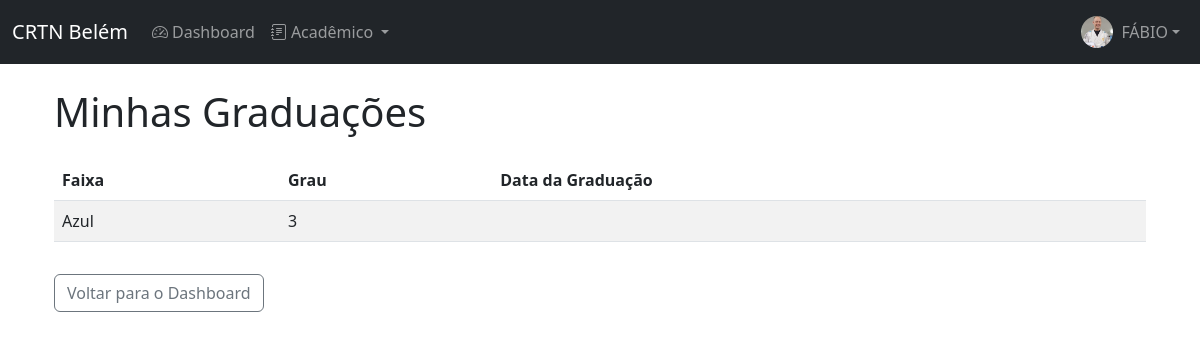
The app's page /aluno/graduacoes/ (signed in) with its own data.
### academia/models.py (models this page shows, shortened)
class User(AbstractUser):
    STATUS_CHOICES = [('ATIVO', 'Ativo'), ('INATIVO', 'Inativo'), ('PENDENTE', 'Pendente')]
    GROUP_ROLE_CHOICES = [('STD', 'Aluno'), ('PRO', 'Professor'), ('ADM', 'Administrador')]
    KIMONO_SIZE_CHOICES = [('A0', 'A0'), ('A1', 'A1'), ('A2', 'A2'), ('A3', 'A3'), ('A4', 'A4'), ('A5', 'A5'), ('A6', 'A6')]
    BELT_SIZE_CHOICES = [('A0', 'A0'), ('A1', 'A1'), ('A2', 'A2'), ('A3', 'A3'), ('A4', 'A4'), ('A5', 'A5'), ('A6', 'A6')]
    birthday = models.DateField('Data de Nascimento', null=True, blank=True)
    group_role = models.CharField('Perfil', max_length=3, choices=GROUP_ROLE_CHOICES, default='STD')
    status = models.CharField('Status', max_length=8, choices=STATUS_CHOICES, default='PENDENTE')
    photo = models.ImageField('Foto', upload_to=photo_upload_to, null=True, blank=True)
    height = models.IntegerField('Altura (cm)', null=True, blank=True)
    weight = models.IntegerField('Peso (kg)', null=True, blank=True)
    kimono_size = models.CharField('Tamanho do Kimono', max_length=2, choices=KIMONO_SIZE_CHOICES, null=True, blank=True)
    belt_size = models.CharField('Tamanho da Faixa', max_length=2, choices=BELT_SIZE_CHOICES, null=True, blank=True)
    whatsapp = models.CharField('WhatsApp', max_length=20, null=True, blank=True)
    responsible = models.ForeignKey('self', on_delete=models.SET_NULL, null=True, blank=True, related_name='dependents')
    class Meta:
        verbose_name, verbose_name_plural = 'Usuário', 'Usuários'
        ordering = ['first_name', 'last_name']
    def is_student(self): return self.group_role == 'STD'
    def is_professor_or_admin(self): return self.group_role in ['PRO', 'ADM']

class Graduacao(models.Model):
    FAIXA_CHOICES = [
        ('WHITE', 'Branca'),
        ('GRAY_WHITE', 'Cinza e Branca'), ('GRAY', 'Cinza'), ('GRAY_BLACK', 'Cinza e Preta'),
        ('YELLOW_WHITE', 'Amarela e Branca'), ('YELLOW', 'Amarela'), ('YELLOW_BLACK', 'Amarela e Preta'),
        ('ORANGE_WHITE', 'Laranja e Branca'), ('ORANGE', 'Laranja'), ('ORANGE_BLACK', 'Laranja e Preta'),
        ('GREEN_WHITE', 'Verde e Branca'), ('GREEN', 'Verde'), ('GREEN_BLACK', 'Verde e Preta'),
        ('BLUE', 'Azul'), ('PURPLE', 'Roxa'), ('BROWN', 'Marrom'), ('BLACK', 'Preta'),
    ]
    aluno = models.OneToOneField(User, on_delete=models.CASCADE, limit_choices_to={'group_role': 'STD'}, related_name='graduacao')
    faixa = models.CharField('Faixa', max_length=15, choices=FAIXA_CHOICES, default='BRANCA')
    grau = models.IntegerField('Grau', validators=[MinValueValidator(0), MaxValueValidator(6)], default=0)
    data_graduacao = models.DateField('Data da Graduação', null=True, blank=True)
    notified = models.BooleanField(default=False)
    class Meta:
        verbose_name, verbose_name_plural = 'Graduação', 'Graduações'

### academia/views.py (the view)
# urls.py: path('aluno/graduacoes/', views.aluno_graduacoes, name='aluno_graduacoes'),
@login_required
def aluno_graduacoes(request):
    if not request.user.is_student():
        raise PermissionDenied
    Graduacao.objects.filter(aluno=request.user, notified=False).update(notified=True)
    graduacoes = Graduacao.objects.filter(aluno=request.user).order_by('-data_graduacao')
    return render(request, 'academia/aluno/graduacoes.html', {'graduacoes': graduacoes})

### academia/context_processors.py (called while the page is built, shortened)
def notifications_context(request):
    if not request.user.is_active:
        return {}
    notifications = []
    if request.user.is_student():
        approved_attendances = AttendanceRequest.objects.filter(student=request.user, status='APR', notified=False)
        if approved_attendances.exists():
            count = approved_attendances.count()
            notifications.append({
                'text': f'{count} presença(s) aprovada(s).',
                'url': 'aluno_presencas'
            })
        new_graduations = Graduacao.objects.filter(aluno=request.user, notified=False)
        if new_graduations.exists():
            notifications.append({
                'text': 'Você tem uma nova graduação!',
                'url': 'aluno_graduacoes'
            })
    if notifications:
        return {'notifications': notifications, 'has_pending_tasks': True}
    return {}

def account_management_context(request):
    original_user_id = request.session.get('original_user_id')
    main_user = None
    if original_user_id:
        try:
            main_user = User.objects.get(id=original_user_id)
        except User.DoesNotExist:
            request.session.pop('original_user_id', None)
    else:
        main_user = request.user
    dependents = main_user.dependents.all() if main_user and main_user.dependents.exists() else []
    return {
        'original_user_id': original_user_id,
        'dependents_list': dependents,
    }

def global_context(request):
    if not request.user.is_authenticated:
        return {}
    context = {}
    context.update(notifications_context(request))
    context.update(account_management_context(request))
    return context

### academia/templates/academia/aluno/graduacoes.html (shortened to what this page needs)
{% extends 'academia/base.html' %}
{% block content %}
<div class="container mt-4">
    <h1 class="mb-4">Minhas Graduações</h1>
    {% if graduacoes %}
        <div class="table-responsive">
            <table class="table table-striped table-hover">
                <thead>
                    <tr>
                        <th>Faixa</th>
                        <th>Grau</th>
                        <th>Data da Graduação</th>
                    </tr>
                </thead>
                <tbody>
                    {% for graduacao in graduacoes %}
                        <tr>
                            <td>{{ graduacao.get_faixa_display }}</td>
                            <td>{{ graduacao.grau }}</td>
                            <td>{{ graduacao.data_graduacao|date:"d/m/Y" }}</td>
                        </tr>
                    {% endfor %}
                </tbody>
            </table>
        </div>
    {% else %}
        <div class="alert alert-info" role="alert">
            Você ainda não possui graduações registradas.
        </div>
    {% endif %}
    <a href="{% url 'dashboard' %}" class="btn btn-outline-secondary mt-3">Voltar para o Dashboard</a>
</div>
{% endblock %}

### academia/templates/academia/base.html (shortened to what this page needs)
{% load static %}
<!DOCTYPE html>
<html lang="pt-BR">
<head>
    <link href="https://cdn.jsdelivr.net/npm/bootstrap@5.3.0/dist/css/bootstrap.min.css" rel="stylesheet">
    <link rel="stylesheet" href="https://cdn.jsdelivr.net/npm/bootstrap-icons@1.11.0/font/bootstrap-icons.css">
    <link rel="stylesheet" href="{% static 'academia/css/styles.css' %}">
</head>
<body>
{% if user.is_authenticated %}
    <nav class="navbar navbar-expand-lg navbar-dark bg-dark">
        <div class="container-fluid">
            <a class="navbar-brand" href="{% url 'dashboard' %}">CRTN Belém</a>
            <div class="collapse navbar-collapse" id="navbarNav">
                <ul class="navbar-nav me-auto">
                    <li class="nav-item">
                        <a class="nav-link" href="{% url 'dashboard' %}">
                            <i class="bi bi-speedometer2 me-1"></i>Dashboard
                        </a>
                    </li>
                    {% if user.is_student or user.is_professor_or_admin %}
                        <li class="nav-item dropdown">
                            <a class="nav-link dropdown-toggle" href="#" role="button" data-bs-toggle="dropdown"
                               aria-expanded="false">
                                <i class="bi bi-journal-text me-1"></i>Acadêmico
                            </a>
                        </li>
                    {% endif %}
                </ul>
                <ul class="navbar-nav">
                    <li class="nav-item dropdown">
                        <a class="nav-link dropdown-toggle d-flex align-items-center" href="#" role="button"
                           data-bs-toggle="dropdown" aria-expanded="false">
                            {% if user.photo %}
                                <img src="{{ user.photo.url }}" alt="Foto" class="rounded-circle me-2" width="32"
                                     height="32" style="object-fit: cover;">
                            {% else %}
                                <div class="bg-secondary rounded-circle me-2 d-flex align-items-center justify-content-center"
                                     style="width: 32px; height: 32px;">
                                    <i class="bi bi-person text-white"></i>
                                </div>
                            {% endif %}
                            <span>{{ user.first_name.upper }}</span>
                        </a>
                    </li>
                </ul>
            </div>
        </div>
    </nav>
{% endif %}
<div class="container mt-4">
    {% block content %}{% endblock %}
</div>
</body>
</html>

### records on screen
User: photo (picture), first_name "FÁBIO"
Graduacao: faixa "Azul", grau "3"
